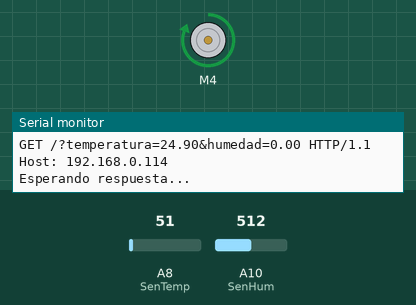
This sketch was run on a simulated Arduino Mega 2560, built with avr-gcc and run on an emulated ATmega2560. On the bench: DC motor (green arrow = forward, orange = backward, longer = faster), the last lines printed to the serial monitor. The inputs (shaded band) are chosen by the test bench; at power-on: A10 (SenHum) = 512, A8 (SenTemp) = 51. The modem accepts every AT command (registered, SIM ready, sends succeed) and sends nothing else.

Above: at 3.7 s.
3.8 s: A10 (SenHum) set to 132
17.8 s: A10 (SenHum) set to 107
At 33.4 s:
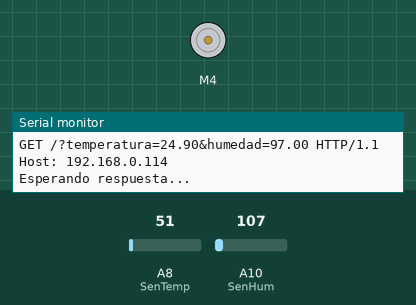
Timing chart, 0 to 34.9 s (numbered marks = the images above; inputs shaded):
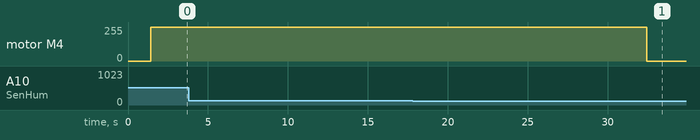

Measured:
- the behaviour switches between 121 and 120 on A10 (SenHum) (found by bisection; images 0 and 1)
- after the input at 17.8 s, motor M4: forward 255/255 → stopped after 14.6 s

The sketch:

Agrotech.ino
```cpp
#include <AFMotor.h>
#include <SoftwareSerial.h>
SoftwareSerial ESP8266(10,11); // RX, TX
AF_DCMotor Valv(4);

String server = "192.168.0.114";

////////////Variables del sensor de temperatura////////////////
const int SenTemp = A8;    //Pin del sensor de Temperatura
float LecTemp = 0;
float Temp = 0;
float TempC = 0;
float Temp_f=0;

////////////Variables del sensor de humedad////////////////
const int SenHum = A10;      //Pin analògico del sensor Humedad
int LecHum = 0;
float ValHum = 0;
float Hum = 0;
float Hum_f=0;

///////////Ventilador//////////////////
const int Vent=47;

String cadena="";

void setup() {

  ESP8266.begin(9600);
  Serial.begin(9600);
  ESP8266.setTimeout(2000);

  //Verificamos si el ESP8266 responde
  ESP8266.println("AT");
  if(ESP8266.find("OK")){
    Serial.println("Respuesta AT correcto");
  }
  else{
    Serial.println("Error en ESP8266");
  }

  //-----Configuración de red-------//Podemos comentar si el ESP ya está configurado

    //ESP8266 en modo estación (nos conectaremos a una red existente)
    ESP8266.println("AT+CWMODE=1");
    if(ESP8266.find("OK"))
      Serial.println("ESP8266 en modo Estacion");

    //Nos conectamos a una red wifi
    ESP8266.println("AT+CWJAP=\"Robotica_2\",\"P4t05155t34m_2\"");
    Serial.println("Conectandose a la red ...");
    ESP8266.setTimeout(10000); //Aumentar si demora la conexion
    if(ESP8266.find("OK"))
      Serial.println("WIFI conectado");
    else
      Serial.println("Error al conectarse en la red");
    ESP8266.setTimeout(2000);
    //Desabilitamos las conexiones multiples
    ESP8266.println("AT+CIPMUX=0");
    if(ESP8266.find("OK")){
      Serial.println("Multiconexiones deshabilitadas");
    }
  //------fin de configuracion-------------------

  delay(1000);

}

////////////Temperatura////////////////
void Temperatura(){
   LecTemp = analogRead(SenTemp);      //Se lee los valores del sensor de temperatura
   /*Temp = (LecTemp / 1023) * 5000;      //Se convierten los datos obtenidos a milivolts
   TempC = Temp / 10;                  //Se convierten los milivolts a grados centigrados*/
  TempC = (5.0 * LecTemp * 100.0)/1024.0;

   Temp_f=TempC;
   TempC=0;
}

////////////Humedad////////////////
void Humedad(){
  LecHum = analogRead (SenHum);                   //Se lee los valores del sensor ed humedad
  //ValHum = (LecHum - 861) / 6.68;                 //Se obtiene el porcentaje
  Hum = map(LecHum,100,305,100,0);                  //Se invierte el porcentaje
  if(Hum<0){
    Hum_f=0;
  }
  if(Hum>100){
    Hum_f=100;
  }
  if(Hum>=0){
    Hum_f=Hum;
    Hum=0;
  }

  //ValHum = map(LecHum,142,305,100,0);
}

int Ventilador(float temperatura){
  if(temperatura>=30){
    digitalWrite(Vent,HIGH);
    Serial.println("---- Ventilador ON ----");
  }
  if(temperatura<28){
    digitalWrite(Vent,LOW);
    Serial.println("--- Ventilador OFF ---");
  }
}

int Valvula(float humedad){
  if(humedad<=60){
    Valv.setSpeed(255);
    Valv.run(FORWARD);
    Serial.println("--- Válvula Abierta ---");
  }
  if(humedad>90){
    Valv.setSpeed(0);
    Valv.run(RELEASE);
    Serial.println("--- Válvula Cerrada ---");
  }
}


void loop() {

  //--- programa----------------------

  //---------enviamos las variables al servidor---------------------

      //Nos conectamos con el servidor:

      ESP8266.println("AT+CIPSTART=\"TCP\",\"" + server + "\",80");
      if( ESP8266.find("OK"))
      {
          Serial.println();
          Serial.println();
          Serial.println();
          Serial.println("ESP8266 conectado con el servidor...");

          Humedad();
          delay(300);
          Temperatura();

          //Armamos el encabezado de la peticion http
          String peticionHTTP= "GET /?temperatura=";
          peticionHTTP=peticionHTTP+String(Temp_f)+"&humedad="+String(Hum_f)+" HTTP/1.1\r\n";
          peticionHTTP=peticionHTTP+"Host: 192.168.0.114\r\n\r\n";

          Ventilador(Temp_f);
          Valvula(Hum_f);

          //Enviamos el tamaño en caracteres de la peticion http:
          ESP8266.print("AT+CIPSEND=");
          ESP8266.println(peticionHTTP.length());

          //esperamos a ">" para enviar la petcion  http
          if(ESP8266.find(">")) // ">" indica que podemos enviar la peticion http
          {
            Serial.println("Enviando HTTP . . .");
            ESP8266.println(peticionHTTP);
            if( ESP8266.find("SEND OK"))
            {
              Serial.println("Peticion HTTP enviada:");
              Serial.println();
              Serial.println(peticionHTTP);
              Serial.println("Esperando respuesta...");

              boolean fin_respuesta=false;
              long tiempo_inicio=millis();
              cadena="";

              while(fin_respuesta==false)
              {
                  while(ESP8266.available()>0)
                  {
                      char c=ESP8266.read();
                      Serial.write(c);
                      cadena.concat(c);  //guardamos la respuesta en el string "cadena"
                  }
                  //finalizamos si la respuesta es mayor a 500 caracteres
                  if(cadena.length()>500) //Pueden aumentar si tenen suficiente espacio en la memoria
                  {
                    Serial.println("La respuesta a excedido el tamaño maximo");

                    ESP8266.println("AT+CIPCLOSE");
                    if( ESP8266.find("OK"))
                      Serial.println("Conexion finalizada");
                    fin_respuesta=true;
                  }
                  if((millis()-tiempo_inicio)>10000) //Finalizamos si ya han transcurrido 10 seg
                  {
                    Serial.println("Tiempo de espera agotado");
                    ESP8266.println("AT+CIPCLOSE");
                    if( ESP8266.find("OK"))
                      Serial.println("Conexion finalizada");
                    fin_respuesta=true;
                  }
                  if(cadena.indexOf("CLOSED")>0) //si recibimos un CLOSED significa que ha finalizado la respuesta
                  {
                    Serial.println();
                    Serial.println("Cadena recibida correctamente, conexion finalizada");
                    fin_respuesta=true;
                  }
              }


            }
            else
            {
              Serial.println("No se ha podido enviar HTTP.....");
           }
          }
      }
      else
      {
        Serial.println("No se ha podido conectarse con el servidor");
      }


  //-------------------------------------------------------------------------------

  delay(5000); //pausa de 10seg antes de conectarse nuevamente al servidor (opcional)
}
```
